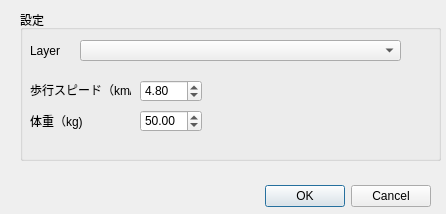
<?xml version="1.0" encoding="UTF-8"?>
<ui version="4.0">
 <class>TraceWalkerDialogBase</class>
 <widget class="QDialog" name="TraceWalkerDialogBase">
  <property name="geometry">
   <rect>
    <x>0</x>
    <y>0</y>
    <width>446</width>
    <height>214</height>
   </rect>
  </property>
  <property name="windowTitle">
   <string>TraceWalker</string>
  </property>
  <widget class="QDialogButtonBox" name="button_box">
   <property name="geometry">
    <rect>
     <x>10</x>
     <y>180</y>
     <width>421</width>
     <height>32</height>
    </rect>
   </property>
   <property name="orientation">
    <enum>Qt::Horizontal</enum>
   </property>
   <property name="standardButtons">
    <set>QDialogButtonBox::Cancel|QDialogButtonBox::Ok</set>
   </property>
  </widget>
  <widget class="QLabel" name="label">
   <property name="geometry">
    <rect>
     <x>30</x>
     <y>80</y>
     <width>101</width>
     <height>20</height>
    </rect>
   </property>
   <property name="text">
    <string>歩行スピード（km/h)</string>
   </property>
  </widget>
  <widget class="QDoubleSpinBox" name="doubleSpinBox_1">
   <property name="geometry">
    <rect>
     <x>140</x>
     <y>80</y>
     <width>62</width>
     <height>22</height>
    </rect>
   </property>
   <property name="maximum">
    <double>20.000000000000000</double>
   </property>
   <property name="value">
    <double>4.800000000000000</double>
   </property>
  </widget>
  <widget class="QLabel" name="label_2">
   <property name="geometry">
    <rect>
     <x>30</x>
     <y>110</y>
     <width>91</width>
     <height>21</height>
    </rect>
   </property>
   <property name="text">
    <string>体重（kg)</string>
   </property>
  </widget>
  <widget class="QDoubleSpinBox" name="doubleSpinBox_2">
   <property name="geometry">
    <rect>
     <x>140</x>
     <y>110</y>
     <width>62</width>
     <height>22</height>
    </rect>
   </property>
   <property name="toolTipDuration">
    <number>0</number>
   </property>
   <property name="maximum">
    <double>300.000000000000000</double>
   </property>
   <property name="value">
    <double>50.000000000000000</double>
   </property>
  </widget>
  <widget class="QLabel" name="label_4">
   <property name="geometry">
    <rect>
     <x>30</x>
     <y>40</y>
     <width>31</width>
     <height>21</height>
    </rect>
   </property>
   <property name="text">
    <string>Layer</string>
   </property>
  </widget>
  <widget class="QgsMapLayerComboBox" name="mMapLayerComboBox">
   <property name="geometry">
    <rect>
     <x>80</x>
     <y>40</y>
     <width>321</width>
     <height>21</height>
    </rect>
   </property>
   <property name="excludedProviders">
    <stringlist notr="true"/>
   </property>
  </widget>
  <widget class="QGroupBox" name="groupBox">
   <property name="geometry">
    <rect>
     <x>20</x>
     <y>10</y>
     <width>421</width>
     <height>151</height>
    </rect>
   </property>
   <property name="title">
    <string>設定</string>
   </property>
  </widget>
  <zorder>groupBox</zorder>
  <zorder>button_box</zorder>
  <zorder>label</zorder>
  <zorder>doubleSpinBox_1</zorder>
  <zorder>label_2</zorder>
  <zorder>doubleSpinBox_2</zorder>
  <zorder>label_4</zorder>
  <zorder>mMapLayerComboBox</zorder>
 </widget>
 <customwidgets>
  <customwidget>
   <class>QgsMapLayerComboBox</class>
   <extends>QComboBox</extends>
   <header>qgsmaplayercombobox.h</header>
  </customwidget>
 </customwidgets>
 <resources/>
 <connections/>
</ui>
